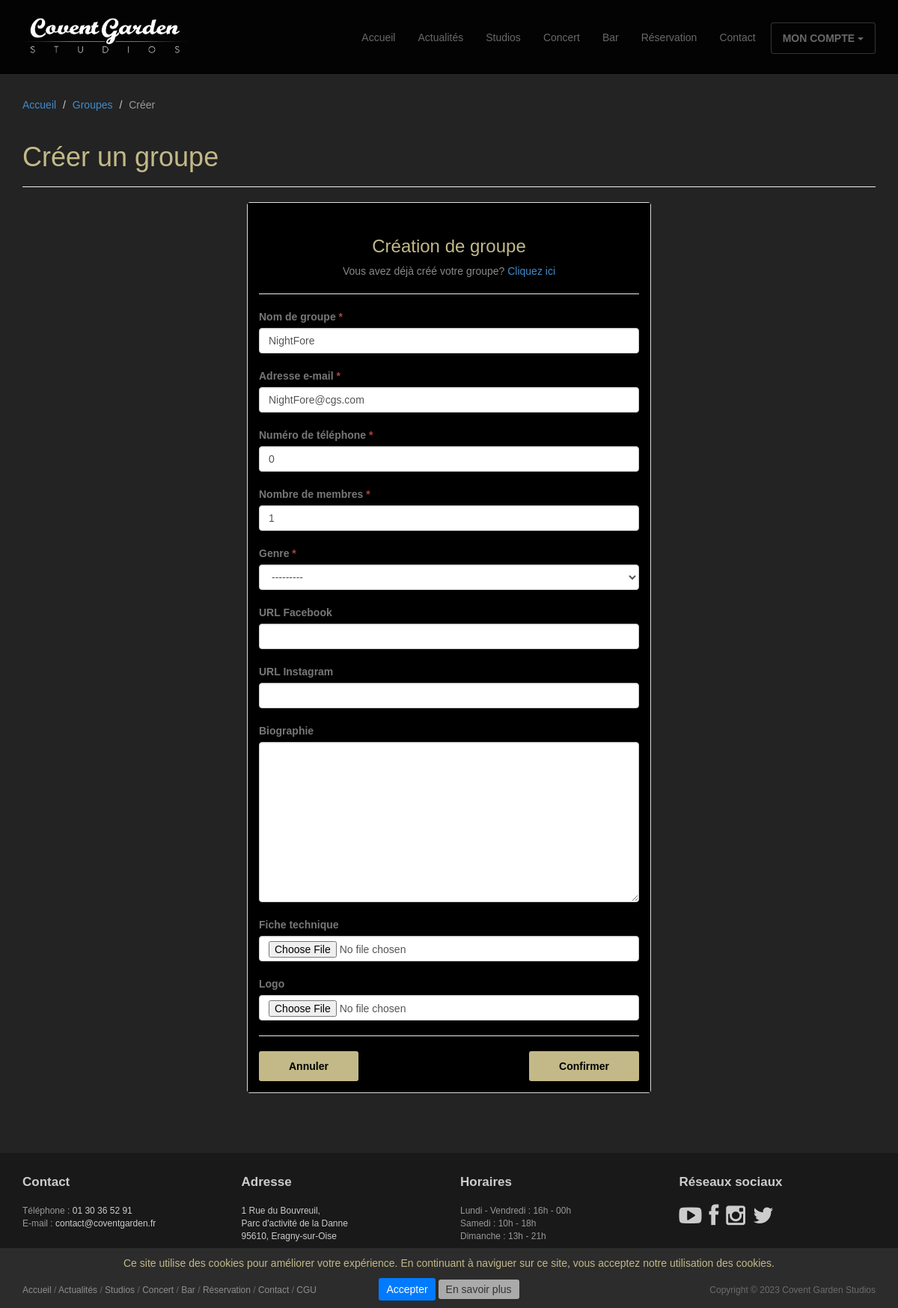
Page /compte/mes_groupes/ajouter/ (signed in) on the earlier database version.
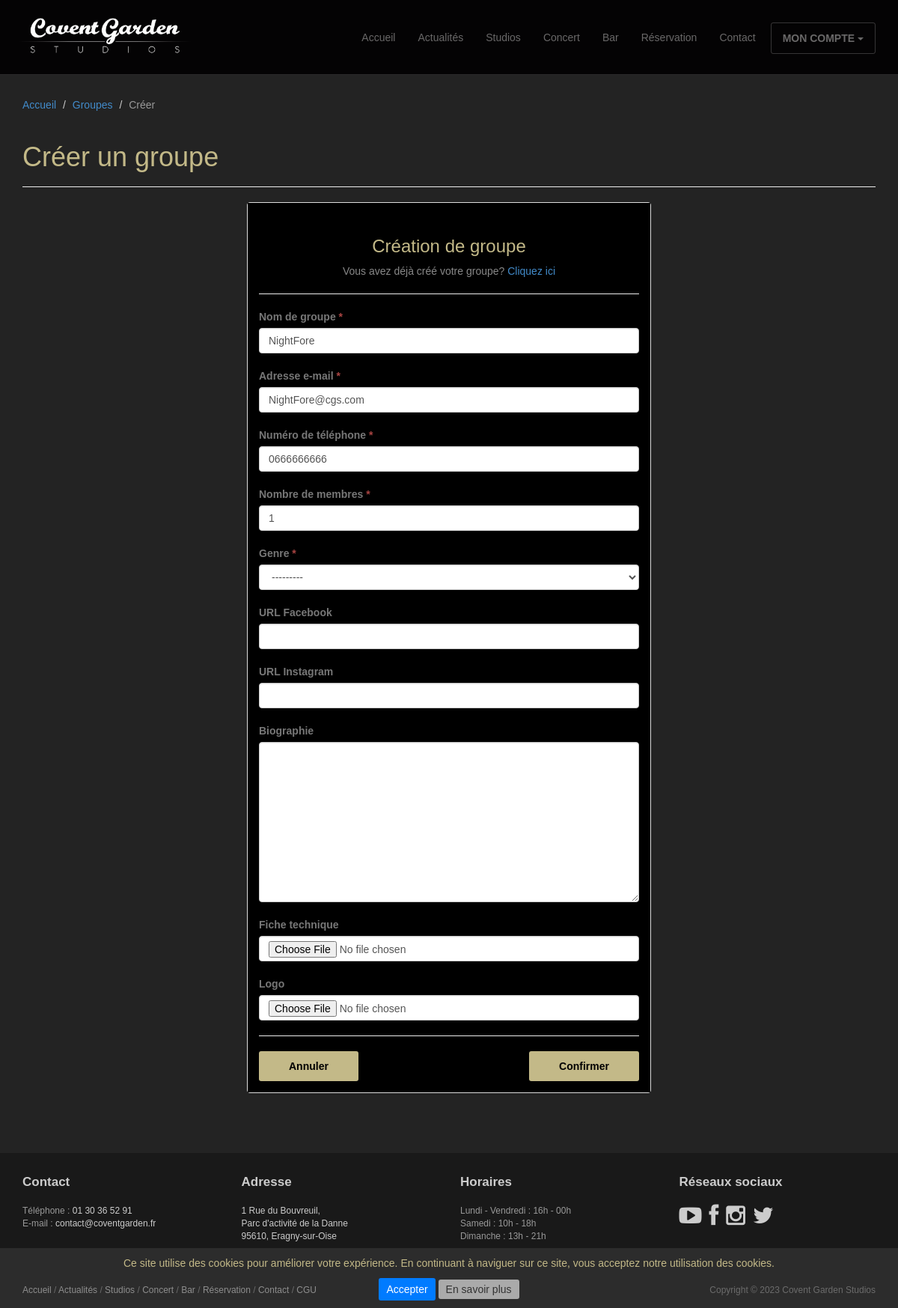
Same page on the later database version.
### studios/models.py (models this page shows, shortened)
class CustomUser(AbstractUser):
    username = MODEL_USERNAME
    email = MODEL_EMAIL
    last_name = MODEL_LAST_NAME
    first_name = MODEL_FIRST_NAME
    phone = MODEL_PHONE
    password = MODEL_PASSWORD
    password_confirm = MODEL_PASSWORD_CONFIRM

### studios/views.py (the view, shortened to what this page needs)
# urls.py: path('compte/mes_groupes/ajouter/', views.GroupCreateView.as_view(), name='groups_create'),
class GroupCreateView(LoginRequiredMixin, View):
    redirect_field_name = ''
    form_class = CustomGroupForm
    template_name = "groups/groups_create.html"
    context = {
        "title": "Créer un groupe",
        "breadcrumb": [
            {"view": "home", "name": "Accueil"},
            {"view": "groups_detail", "name": "Groupes"},
            {"view": None, "name": "Créer"}]
    }
    def get(self, request):
        initial = {
            "name": self.request.user.username,
            "email": self.request.user.email,
            "phone": self.request.user.phone
        }
        self.context["form"] = self.form_class(initial=initial)
        return render(request, self.template_name, self.context)

### studios/forms.py (shortened to what this page needs)
class CustomGroupForm(forms.ModelForm):
    class Meta:
        model = CustomGroup
        fields = '__all__'
        exclude = ('user', 'validated')
    def __init__(self, *args, **kwargs):
        super().__init__(*args, **kwargs)
        for visible in self.visible_fields():
            visible.field.widget.attrs['class'] = 'form-control'

### studios/templates/groups/groups_create.html (shortened to what this page needs)
{% extends 'base/base.html' %}
{% load static %}
{% block header %}
<header id="head" class="secondary"></header>
{% endblock %}
{% block page_header %}
<header class="page-header">
	<h1 class="page-title">{{title}}</h1>
</header>
{% endblock %}
{% block content %}
<form method="post" enctype="multipart/form-data">
	<div class="col-md-6 col-md-offset-3 col-sm-8 col-sm-offset-2">
		<div class="panel panel-default">
			<div class="panel-body">
				<h3 class="thin text-center">Création de groupe</h3>
				<p class="text-center text-muted">Vous avez déjà créé votre groupe? <a href="{% url 'groups_detail' %}">Cliquez ici</a></p>
				<hr>
				{% include "base/base_form.html" %}
				<hr>
				<div class="row">
					<div class="col-lg-6 text-left">
						<form>
							<button class="btn btn-action" type="button" onclick="window.location.href='{% url 'groups_detail' %}'">Annuler</button>
						</form>
					</div>
					<div class="col-lg-6 text-right">
						<button class="btn btn-action" type="submit">Confirmer</button>
					</div>
				</div>
			</div>
		</div>
	</div>
</form>
{% endblock %}

### studios/templates/base/base_form.html (shortened to what this page needs)
{% for field in form %}
	<div class="top-margin">
		<label for="{{ field.id_for_label }}">
			{{ field.label }}
			{% if field.field.required %}<span class="text-danger">*</span>{% endif %}
		</label>
		{{ field }}
	</div>
{% endfor %}

Differences in the rows shown:
changed CustomUser "NightFore@cgs.com": phone "0" → "0666666666"
